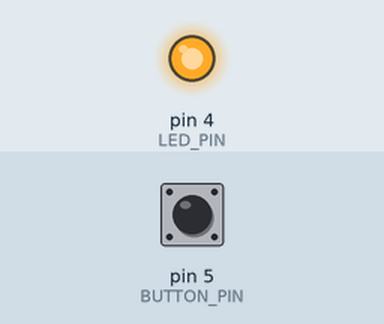
This sketch was run on a simulated Arduino Uno, built with avr-gcc and run on an emulated ATmega328P. Parts: output pins drawn as LEDs (lit = HIGH). Inputs (shaded band) come from the test bench; at power-on: pin 5 (BUTTON_PIN) HIGH.

Above: at 1.2 s.
1.3 s: pin 5 (BUTTON_PIN) pulled LOW for 0.15 s
At 1.37 s:
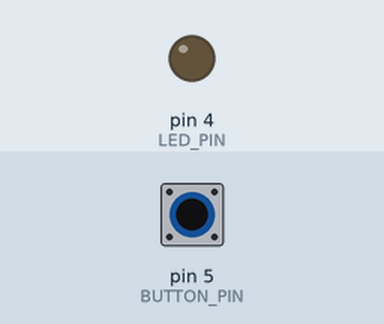
2.9 s: pin 5 (BUTTON_PIN) pulled LOW for 3.2 s
At 6.7 s:
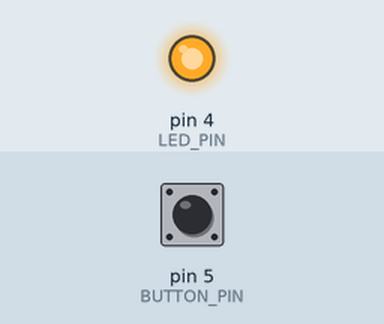
Timing chart, 0 to 8.2 s (numbered marks = the images above; inputs shaded):
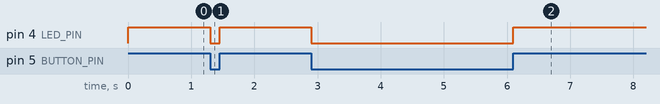

The sketch:

simple_button.ino
```cpp
// Define the pin numbers for the LED and button as constants
#define LED_PIN 4
#define BUTTON_PIN 5

void setup() {
  // Set the LED pin as an output
  pinMode(LED_PIN, OUTPUT);

  // Set the button pin as a input with internal pull-up resistor enabled
  pinMode(BUTTON_PIN, INPUT_PULLUP);
}

void loop() {
  // Check if the button is pressed
  if( digitalRead(BUTTON_PIN) == HIGH ){
    // Turn on the LED if the button is pressed
    digitalWrite(LED_PIN, HIGH);
  } else {
    // Turn off the LED if the button is not pressed
    digitalWrite(LED_PIN, LOW);
  }
}
```

Measured:
- after the input at 1.3 s, pin 4 (LED_PIN): HIGH → LOW at once, → HIGH 0.15 s later
- after the input at 2.9 s, pin 4 (LED_PIN): HIGH → LOW at once, → HIGH 3.2 s later
